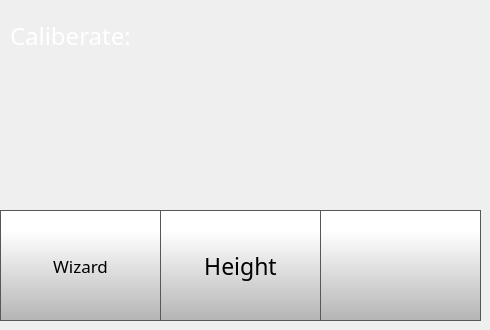
    <widget class="QWidget" name="caliberatePage">
     <widget class="QLabel" name="caliberateLabel">
      <property name="geometry">
       <rect>
        <x>10</x>
        <y>20</y>
        <width>231</width>
        <height>31</height>
       </rect>
      </property>
      <property name="font">
       <font>
        <family>Gotham</family>
        <pointsize>18</pointsize>
        <weight>50</weight>
        <bold>false</bold>
       </font>
      </property>
      <property name="styleSheet">
       <string notr="true">color: rgb(255, 255, 255);</string>
      </property>
      <property name="text">
       <string>Caliberate:</string>
      </property>
     </widget>
     <widget class="QPushButton" name="caliberateBackButton">
      <property name="geometry">
       <rect>
        <x>320</x>
        <y>210</y>
        <width>161</width>
        <height>111</height>
       </rect>
      </property>
      <property name="minimumSize">
       <size>
        <width>0</width>
        <height>0</height>
       </size>
      </property>
      <property name="font">
       <font>
        <family>Gotham Light</family>
        <pointsize>9</pointsize>
       </font>
      </property>
      <property name="styleSheet">
       <string notr="true">QPushButton {
     border: 1px solid rgb(87, 87, 87);
	background-color: qlineargradient(spread:pad, x1:0, y1:1, x2:0, y2:0.188, stop:0 rgba(180, 180, 180, 255), stop:1 rgba(255, 255, 255, 255));


}

QPushButton:pressed {
    background-color: qlineargradient(x1: 0, y1: 0, x2: 0, y2: 1,
                                      stop: 0 #dadbde, stop: 1 #f6f7fa);
}

QPushButton:flat {
    border: none; /* no border for a flat push button */
}

QPushButton:default {
    border-color: navy; /* make the default button prominent */
}</string>
      </property>
      <property name="text">
       <string/>
      </property>
      <property name="icon">
       <iconset>
        <normaloff>templates/img/arrows-4.png</normaloff>templates/img/arrows-4.png</iconset>
      </property>
      <property name="iconSize">
       <size>
        <width>50</width>
        <height>50</height>
       </size>
      </property>
      <property name="checkable">
       <bool>false</bool>
      </property>
      <property name="autoDefault">
       <bool>false</bool>
      </property>
      <property name="default">
       <bool>false</bool>
      </property>
      <property name="flat">
       <bool>false</bool>
      </property>
     </widget>
     <widget class="QToolButton" name="nozzleOffsetButton">
      <property name="geometry">
       <rect>
        <x>160</x>
        <y>210</y>
        <width>161</width>
        <height>111</height>
       </rect>
      </property>
      <property name="font">
       <font>
        <family>Gotham</family>
        <pointsize>17</pointsize>
       </font>
      </property>
      <property name="styleSheet">
       <string notr="true">QToolButton {

     border: 1px solid rgb(87, 87, 87);
	background-color: qlineargradient(spread:pad, x1:0, y1:1, x2:0, y2:0.188, stop:0 rgba(180, 180, 180, 255), stop:1 rgba(255, 255, 255, 255));



}

QToolButton:pressed {
    background-color: qlineargradient(x1: 0, y1: 0, x2: 0, y2: 1,
                                      stop: 0 #dadbde, stop: 1 #f6f7fa);
}

QToolButton:flat {
    border: none; /* no border for a flat push button */
}

QToolButton:default {
    border-color: navy; /* make the default button prominent */
}

QToolButton:focus {
	outline: none;
}</string>
      </property>
      <property name="text">
       <string>Height</string>
      </property>
      <property name="icon">
       <iconset>
        <normaloff>templates/img/Nozzle Offset Icon.png</normaloff>templates/img/Nozzle Offset Icon.png</iconset>
      </property>
      <property name="iconSize">
       <size>
        <width>70</width>
        <height>70</height>
       </size>
      </property>
      <property name="toolButtonStyle">
       <enum>Qt::ToolButtonTextUnderIcon</enum>
      </property>
     </widget>
     <widget class="QToolButton" name="caliberationWizardButton">
      <property name="geometry">
       <rect>
        <x>0</x>
        <y>210</y>
        <width>161</width>
        <height>111</height>
       </rect>
      </property>
      <property name="font">
       <font>
        <family>Gotham</family>
        <pointsize>13</pointsize>
       </font>
      </property>
      <property name="styleSheet">
       <string notr="true">QToolButton {
     border: 1px solid rgb(87, 87, 87);
	background-color: qlineargradient(spread:pad, x1:0, y1:1, x2:0, y2:0.188, stop:0 rgba(180, 180, 180, 255), stop:1 rgba(255, 255, 255, 255));


}

QToolButton:pressed {
    background-color: qlineargradient(x1: 0, y1: 0, x2: 0, y2: 1,
                                      stop: 0 #dadbde, stop: 1 #f6f7fa);
}

QToolButton:flat {
    border: none; /* no border for a flat push button */
}

QToolButton:default {
    border-color: navy; /* make the default button prominent */
}

QToolButton:focus {
	outline: none;
}</string>
      </property>
      <property name="text">
       <string>Wizard</string>
      </property>
      <property name="icon">
       <iconset>
        <normaloff>templates/img/magic-wand.png</normaloff>templates/img/magic-wand.png</iconset>
      </property>
      <property name="iconSize">
       <size>
        <width>60</width>
        <height>60</height>
       </size>
      </property>
      <property name="toolButtonStyle">
       <enum>Qt::ToolButtonTextUnderIcon</enum>
      </property>
     </widget>
    </widget>
